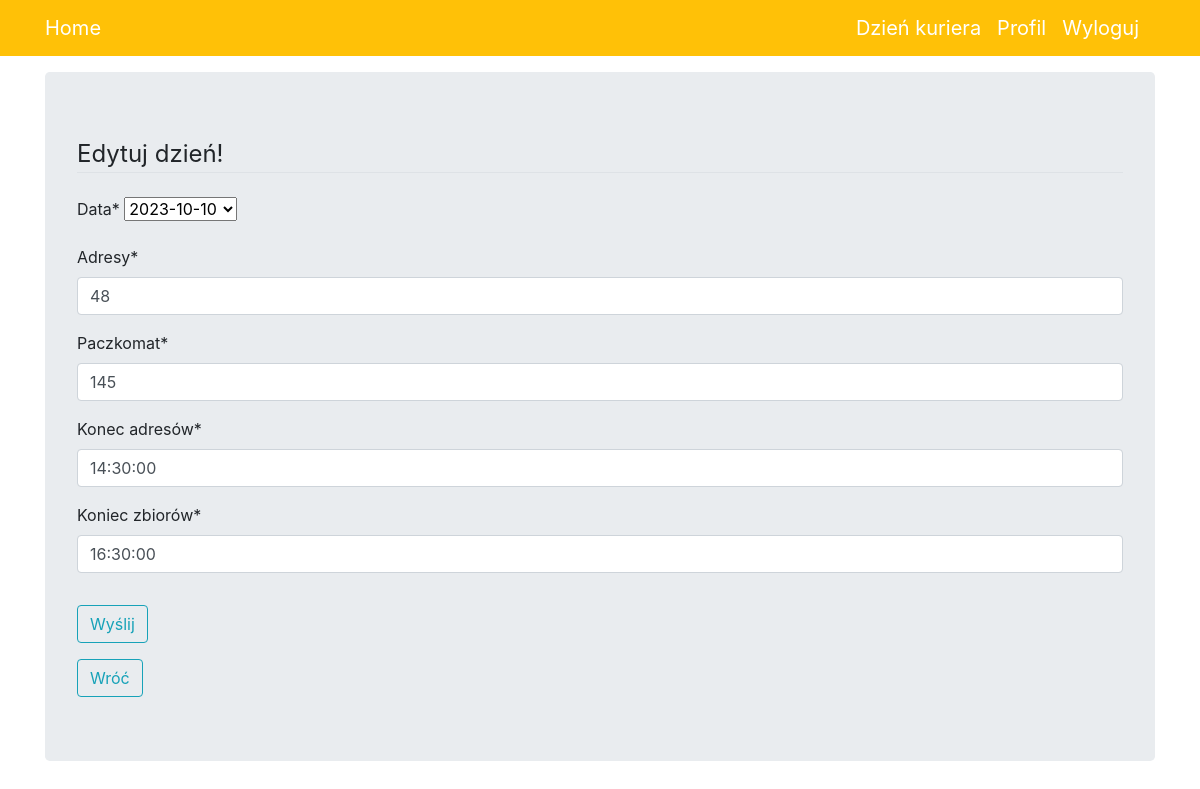
The app's page /courierday/update/7 (signed in) with its own data.
### courier/models.py (models this page shows, shortened)
class CourierDay(models.Model):
    user = models.ForeignKey(User, models.SET_NULL, null=True)
    packages = models.ForeignKey('FacilityPackages', models.SET_NULL, null=True, verbose_name="Data")
    addresses = models.IntegerField(verbose_name="adresy")
    machine = models.IntegerField(verbose_name="paczkomat")
    stops_end = models.TimeField(verbose_name="konec adresów")
    pickup_end = models.TimeField(verbose_name="koniec zbiorów")
    added = models.DateTimeField(auto_now_add=True, null=True)

### courier/views.py (the view)
# urls.py: path('courierday/update/<pk>', UpdateCourierDay.as_view(), name='update'),
class UpdateCourierDay(LoginRequiredMixin, UpdateView):
    template_name = 'edit_day.html'
    model = CourierDay
    form_class = CourierDayModelForm
    success_url = reverse_lazy('courier_day_view')

### courier/forms.py
class CourierDayModelForm(ModelForm):
    class Meta:
        model = CourierDay
        exclude = ['user']

### courier/models.py (called while the page is built)
    def __str__(self):
        return f'{self.date}'

### courier/templates/edit_day.html (shortened to what this page needs)
{% extends 'form.html' %}
{% load crispy_forms_tags %}
{% block content %}
<div class="jumbotron mt-3 mb-3">
    <div class="content-section">
        <form method="POST">
            <fieldset class="form-group">
                <legend class="border-bottom mb-4">Edytuj dzień!</legend>
                {{ form|crispy }}
            </fieldset>
            <div class="form-group">
                <button class="btn btn-outline-info" type="submit">Wyślij</button>
            </div>
        </form>
        <div>
            <a class="btn btn-outline-info" href="/courierday/">Wróć</a>
        </div>
    </div>
</div>
{% endblock %}

### records on screen
CourierDay: packages "2023-10-10", addresses "48", machine "145", stops_end "14:30:00", pickup_end "16:30:00"
